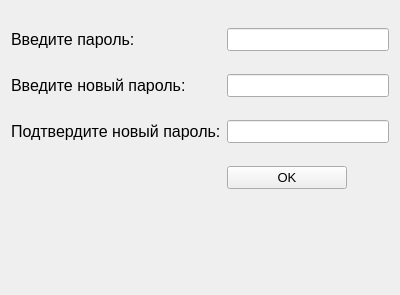
<?xml version="1.0" encoding="UTF-8"?>
<ui version="4.0">
 <class>Form</class>
 <widget class="QWidget" name="Form">
  <property name="geometry">
   <rect>
    <x>0</x>
    <y>0</y>
    <width>400</width>
    <height>295</height>
   </rect>
  </property>
  <property name="windowTitle">
   <string>Form</string>
  </property>
  <layout class="QGridLayout" name="gridLayout">
   <item row="0" column="0">
    <widget class="QLabel" name="label">
     <property name="font">
      <font>
       <pointsize>12</pointsize>
      </font>
     </property>
     <property name="text">
      <string>Введите пароль:</string>
     </property>
    </widget>
   </item>
   <item row="2" column="0">
    <widget class="QLabel" name="label_3">
     <property name="font">
      <font>
       <pointsize>12</pointsize>
      </font>
     </property>
     <property name="text">
      <string>Подтвердите новый пароль:</string>
     </property>
    </widget>
   </item>
   <item row="0" column="1">
    <widget class="QLineEdit" name="password">
     <property name="font">
      <font>
       <pointsize>10</pointsize>
      </font>
     </property>
    </widget>
   </item>
   <item row="1" column="0">
    <widget class="QLabel" name="label_2">
     <property name="font">
      <font>
       <pointsize>12</pointsize>
      </font>
     </property>
     <property name="text">
      <string>Введите новый пароль:</string>
     </property>
    </widget>
   </item>
   <item row="6" column="0" colspan="2">
    <widget class="QLabel" name="error">
     <property name="maximumSize">
      <size>
       <width>16777215</width>
       <height>50</height>
      </size>
     </property>
     <property name="font">
      <font>
       <pointsize>10</pointsize>
      </font>
     </property>
     <property name="text">
      <string/>
     </property>
    </widget>
   </item>
   <item row="1" column="1">
    <widget class="QLineEdit" name="new_password">
     <property name="font">
      <font>
       <pointsize>10</pointsize>
      </font>
     </property>
    </widget>
   </item>
   <item row="2" column="1">
    <widget class="QLineEdit" name="confirm_new_password">
     <property name="font">
      <font>
       <pointsize>10</pointsize>
      </font>
     </property>
    </widget>
   </item>
   <item row="3" column="1">
    <widget class="QPushButton" name="accept_btn">
     <property name="maximumSize">
      <size>
       <width>120</width>
       <height>16777215</height>
      </size>
     </property>
     <property name="font">
      <font>
       <pointsize>10</pointsize>
       <weight>50</weight>
       <bold>false</bold>
      </font>
     </property>
     <property name="text">
      <string>OK</string>
     </property>
    </widget>
   </item>
  </layout>
 </widget>
 <resources/>
 <connections/>
</ui>
